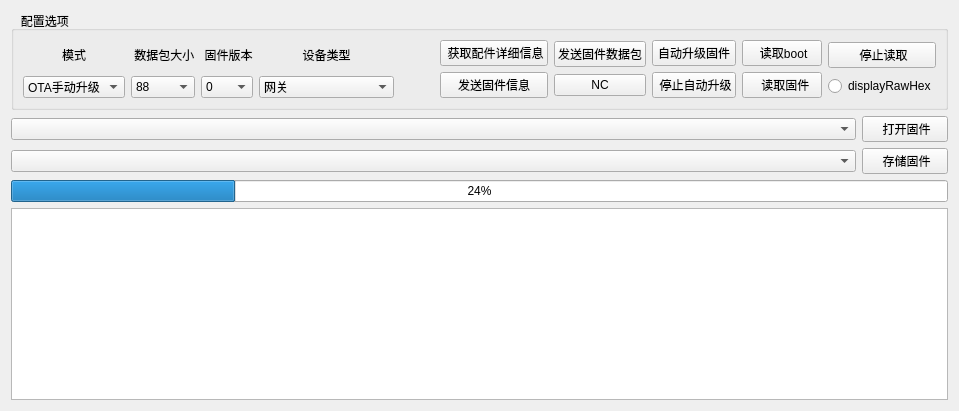
      <widget class="QWidget" name="Firmware_update">
       <attribute name="title">
        <string>Firmware update</string>
       </attribute>
       <layout class="QVBoxLayout" name="verticalLayout_5">
        <item>
         <widget class="QGroupBox" name="groupBox_5">
          <property name="title">
           <string>   配置选项</string>
          </property>
          <layout class="QHBoxLayout" name="horizontalLayout_3">
           <item>
            <layout class="QVBoxLayout" name="verticalLayout_7">
             <item>
              <widget class="QLabel" name="label_8">
               <property name="text">
                <string>模式</string>
               </property>
               <property name="alignment">
                <set>Qt::AlignCenter</set>
               </property>
              </widget>
             </item>
             <item>
              <widget class="QComboBox" name="comboBox_updateMode">
               <property name="minimumSize">
                <size>
                 <width>100</width>
                 <height>0</height>
                </size>
               </property>
               <item>
                <property name="text">
                 <string>OTA手动升级</string>
                </property>
               </item>
               <item>
                <property name="text">
                 <string>OTA单独升级</string>
                </property>
               </item>
               <item>
                <property name="text">
                 <string>OTA批量升级</string>
                </property>
               </item>
               <item>
                <property name="text">
                 <string>OTA固件读取</string>
                </property>
               </item>
              </widget>
             </item>
            </layout>
           </item>
           <item>
            <layout class="QVBoxLayout" name="verticalLayout_18">
             <item>
              <widget class="QLabel" name="label_11">
               <property name="text">
                <string> 数据包大小</string>
               </property>
              </widget>
             </item>
             <item>
              <widget class="QComboBox" name="packetbyte">
               <item>
                <property name="text">
                 <string>88</string>
                </property>
               </item>
               <item>
                <property name="text">
                 <string>1000</string>
                </property>
               </item>
              </widget>
             </item>
            </layout>
           </item>
           <item>
            <layout class="QVBoxLayout" name="verticalLayout_6">
             <item>
              <widget class="QLabel" name="label_10">
               <property name="text">
                <string> 固件版本</string>
               </property>
               <property name="alignment">
                <set>Qt::AlignCenter</set>
               </property>
              </widget>
             </item>
             <item>
              <widget class="QComboBox" name="frimwareVersion">
               <item>
                <property name="text">
                 <string>0</string>
                </property>
               </item>
               <item>
                <property name="text">
                 <string>1</string>
                </property>
               </item>
               <item>
                <property name="text">
                 <string>2</string>
                </property>
               </item>
               <item>
                <property name="text">
                 <string>3</string>
                </property>
               </item>
               <item>
                <property name="text">
                 <string>4</string>
                </property>
               </item>
               <item>
                <property name="text">
                 <string>5</string>
                </property>
               </item>
               <item>
                <property name="text">
                 <string>6</string>
                </property>
               </item>
               <item>
                <property name="text">
                 <string>7</string>
                </property>
               </item>
               <item>
                <property name="text">
                 <string>8</string>
                </property>
               </item>
               <item>
                <property name="text">
                 <string>9</string>
                </property>
               </item>
               <item>
                <property name="text">
                 <string>10</string>
                </property>
               </item>
               <item>
                <property name="text">
                 <string>11</string>
                </property>
               </item>
               <item>
                <property name="text">
                 <string>12</string>
                </property>
               </item>
               <item>
                <property name="text">
                 <string>13</string>
                </property>
               </item>
               <item>
                <property name="text">
                 <string>14</string>
                </property>
               </item>
               <item>
                <property name="text">
                 <string>15</string>
                </property>
               </item>
               <item>
                <property name="text">
                 <string>16</string>
                </property>
               </item>
               <item>
                <property name="text">
                 <string>17</string>
                </property>
               </item>
               <item>
                <property name="text">
                 <string>18</string>
                </property>
               </item>
               <item>
                <property name="text">
                 <string>19</string>
                </property>
               </item>
               <item>
                <property name="text">
                 <string>20</string>
                </property>
               </item>
               <item>
                <property name="text">
                 <string>21</string>
                </property>
               </item>
               <item>
                <property name="text">
                 <string>22</string>
                </property>
               </item>
               <item>
                <property name="text">
                 <string>23</string>
                </property>
               </item>
               <item>
                <property name="text">
                 <string>24</string>
                </property>
               </item>
               <item>
                <property name="text">
                 <string>25</string>
                </property>
               </item>
               <item>
                <property name="text">
                 <string>26</string>
                </property>
               </item>
               <item>
                <property name="text">
                 <string>27</string>
                </property>
               </item>
               <item>
                <property name="text">
                 <string>28</string>
                </property>
               </item>
               <item>
                <property name="text">
                 <string>29</string>
                </property>
               </item>
               <item>
                <property name="text">
                 <string>30</string>
                </property>
               </item>
               <item>
                <property name="text">
                 <string>31</string>
                </property>
               </item>
               <item>
                <property name="text">
                 <string>32</string>
                </property>
               </item>
               <item>
                <property name="text">
                 <string>33</string>
                </property>
               </item>
               <item>
                <property name="text">
                 <string>34</string>
                </property>
               </item>
               <item>
                <property name="text">
                 <string>35</string>
                </property>
               </item>
               <item>
                <property name="text">
                 <string>36</string>
                </property>
               </item>
               <item>
                <property name="text">
                 <string/>
                </property>
               </item>
              </widget>
             </item>
            </layout>
           </item>
           <item>
            <layout class="QVBoxLayout" name="verticalLayout_9">
             <item>
              <widget class="QLabel" name="label_13">
               <property name="text">
                <string>设备类型</string>
               </property>
               <property name="alignment">
                <set>Qt::AlignCenter</set>
               </property>
              </widget>
             </item>
             <item>
              <widget class="QComboBox" name="cb_deviceType">
               <property name="minimumSize">
                <size>
                 <width>80</width>
                 <height>0</height>
                </size>
               </property>
               <item>
                <property name="text">
                 <string>网关</string>
                </property>
               </item>
               <item>
                <property name="text">
                 <string>成人腕带</string>
                </property>
               </item>
               <item>
                <property name="text">
                 <string>精神病腕带</string>
                </property>
               </item>
               <item>
                <property name="text">
                 <string>婴儿腕带</string>
                </property>
               </item>
               <item>
                <property name="text">
                 <string>SOS按键(带定位)</string>
                </property>
               </item>
               <item>
                <property name="text">
                 <string>插座</string>
                </property>
               </item>
               <item>
                <property name="text">
                 <string>温度传感器</string>
                </property>
               </item>
               <item>
                <property name="text">
                 <string>湿度传感器</string>
                </property>
               </item>
               <item>
                <property name="text">
                 <string>多功能传感器</string>
                </property>
               </item>
               <item>
                <property name="text">
                 <string>资产标签</string>
                </property>
               </item>
               <item>
                <property name="text">
                 <string>四通道读头</string>
                </property>
               </item>
               <item>
                <property name="text">
                 <string>125k资产标签</string>
                </property>
               </item>
               <item>
                <property name="text">
                 <string>SOS按键(不带定位)</string>
                </property>
               </item>
               <item>
                <property name="text">
                 <string>蓝牙透传863模块</string>
                </property>
               </item>
               <item>
                <property name="text">
                 <string>手术室863模块</string>
                </property>
               </item>
               <item>
                <property name="text">
                 <string>蓝牙资产标签</string>
                </property>
               </item>
               <item>
                <property name="text">
                 <string>蓝牙定位天线</string>
                </property>
               </item>
               <item>
                <property name="text">
                 <string>中继器</string>
                </property>
               </item>
               <item>
                <property name="text">
                 <string>普通节点</string>
                </property>
               </item>
               <item>
                <property name="text">
                 <string>低功耗节点</string>
                </property>
               </item>
               <item>
                <property name="text">
                 <string>未知节点</string>
                </property>
               </item>
              </widget>
             </item>
            </layout>
           </item>
           <item>
            <spacer name="horizontalSpacer_3">
             <property name="orientation">
              <enum>Qt::Horizontal</enum>
             </property>
             <property name="sizeHint" stdset="0">
              <size>
               <width>40</width>
               <height>20</height>
              </size>
             </property>
            </spacer>
           </item>
           <item>
            <layout class="QVBoxLayout" name="verticalLayout_12">
             <item>
              <widget class="QPushButton" name="bt_getDeviceInf">
               <property name="text">
                <string> 获取配件详细信息</string>
               </property>
              </widget>
             </item>
             <item>
              <widget class="QPushButton" name="bt_sendFirInf">
               <property name="text">
                <string>发送固件信息</string>
               </property>
              </widget>
             </item>
            </layout>
           </item>
           <item>
            <layout class="QVBoxLayout" name="verticalLayout_13">
             <item>
              <widget class="QPushButton" name="bt_sendPacket">
               <property name="text">
                <string>发送固件数据包</string>
               </property>
              </widget>
             </item>
             <item>
              <widget class="QPushButton" name="pushButton_nc0">
               <property name="text">
                <string>NC</string>
               </property>
              </widget>
             </item>
            </layout>
           </item>
           <item>
            <layout class="QVBoxLayout" name="verticalLayout_10">
             <item>
              <widget class="QPushButton" name="bt_autoUpdate">
               <property name="text">
                <string>自动升级固件</string>
               </property>
              </widget>
             </item>
             <item>
              <widget class="QPushButton" name="bt_stopAutoUpdate">
               <property name="text">
                <string> 停止自动升级</string>
               </property>
              </widget>
             </item>
            </layout>
           </item>
           <item>
            <layout class="QVBoxLayout" name="verticalLayout_11">
             <item>
              <widget class="QPushButton" name="bt_readBoot">
               <property name="text">
                <string> 读取boot</string>
               </property>
              </widget>
             </item>
             <item>
              <widget class="QPushButton" name="bt_readFirmware">
               <property name="text">
                <string>  读取固件</string>
               </property>
              </widget>
             </item>
            </layout>
           </item>
           <item>
            <layout class="QVBoxLayout" name="verticalLayout_14">
             <item>
              <widget class="QPushButton" name="bt_stopRead">
               <property name="text">
                <string> 停止读取</string>
               </property>
              </widget>
             </item>
             <item>
              <widget class="QRadioButton" name="rb_displayRawHex">
               <property name="text">
                <string>displayRawHex</string>
               </property>
              </widget>
             </item>
            </layout>
           </item>
          </layout>
         </widget>
        </item>
        <item>
         <layout class="QHBoxLayout" name="horizontalLayout_13">
          <item>
           <widget class="QComboBox" name="updateFileList"/>
          </item>
          <item>
           <widget class="QPushButton" name="bt_openFile">
            <property name="minimumSize">
             <size>
              <width>0</width>
              <height>0</height>
             </size>
            </property>
            <property name="maximumSize">
             <size>
              <width>86</width>
              <height>16777215</height>
             </size>
            </property>
            <property name="text">
             <string> 打开固件</string>
            </property>
           </widget>
          </item>
         </layout>
        </item>
        <item>
         <layout class="QHBoxLayout" name="horizontalLayout_14">
          <item>
           <widget class="QComboBox" name="readFileList"/>
          </item>
          <item>
           <widget class="QPushButton" name="bt_storeFile">
            <property name="minimumSize">
             <size>
              <width>0</width>
              <height>0</height>
             </size>
            </property>
            <property name="maximumSize">
             <size>
              <width>86</width>
              <height>16777215</height>
             </size>
            </property>
            <property name="text">
             <string> 存储固件</string>
            </property>
           </widget>
          </item>
         </layout>
        </item>
        <item>
         <widget class="QProgressBar" name="progressBar">
          <property name="value">
           <number>24</number>
          </property>
         </widget>
        </item>
        <item>
         <widget class="QTextBrowser" name="textBr_mess"/>
        </item>
       </layout>
      </widget>
